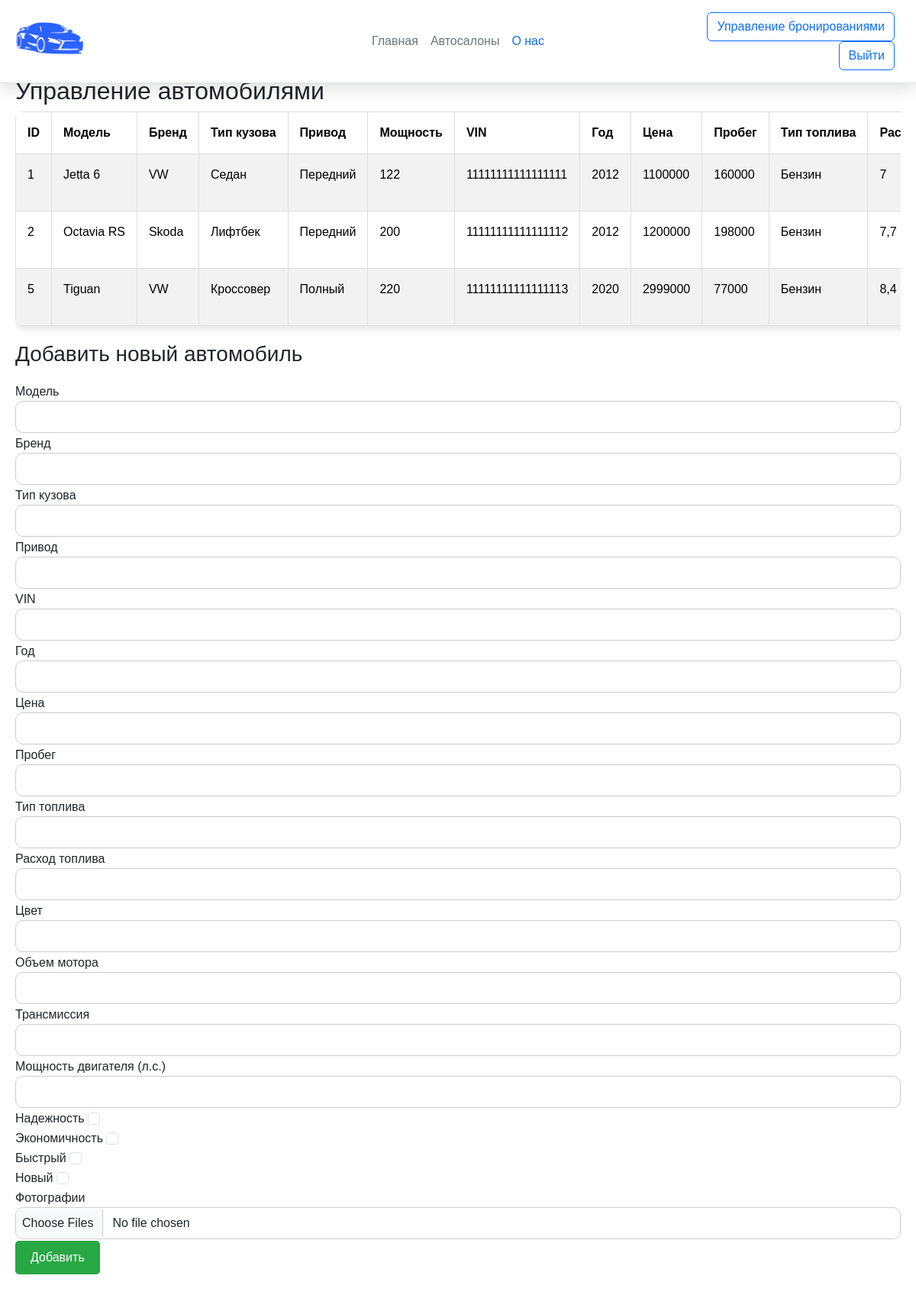
The app's page /car_upr (signed in) with its own data.
### app.py (models this page shows)
class Cars(db.Model):
    id = db.Column(db.Integer, primary_key=True)
    id_salon = db.Column(db.Integer, db.ForeignKey('autosalon.id'), nullable=False)
    model = db.Column(db.String(150), nullable=False)
    brend = db.Column(db.String(150), nullable=False)
    body_type = db.Column(db.String(30),nullable=False)
    drive_type = db.Column(db.String(30),nullable=False)
    VIN = db.Column(db.String(17), nullable=False)
    year = db.Column(db.Integer, nullable=False)
    price = db.Column(db.Integer, nullable=False)
    mileage = db.Column(db.Integer, nullable=False)
    horsepower = db.Column(db.Integer,nullable=False)
    type_fuel = db.Column(db.String(50), nullable=False)
    fuel_consumption = db.Column(db.String(30), nullable=False)
    color = db.Column(db.String(50), nullable=False)
    motor_volume = db.Column(db.String(10), nullable=False)
    transmission = db.Column(db.String(20), nullable=False)
    reliable = db.Column(db.Boolean, nullable=False, default=False)
    economical = db.Column(db.Boolean, nullable=False, default=False)
    for_evening_walk = db.Column(db.Boolean, nullable=False, default=False)
    aesthetic = db.Column(db.Boolean, nullable=False, default=False)
    info = db.Column(db.String(50), nullable = True)

### app.py (the view, shortened to what this page needs)
@app.route('/car_upr', methods=['GET', 'POST'])
def car_upr():
    if 'manager_id' not in session:
        return redirect(url_for('login'))
    manager_id = session['manager_id']
    manager = Manager.query.get(manager_id)
    if not manager:
        return "Менеджер не найден", 404
    cars = Cars.query.filter_by(id_salon=manager.id_salon).filter(Cars.info == None).all()
    return render_template('car_upr.html', cars=cars)

### templates/car_upr.html (shortened to what this page needs)
{%extends 'base.html'%}
{% block content %}
<div class="car-upr-page">
    <h2>Управление автомобилями</h2>
    <div class="table-responsive">
        <table class="table table-bordered table-striped">
            <thead>
                <tr>
                    <th>ID</th>
                    <th>Модель</th>
                    <th>Бренд</th>
                    <th>Тип кузова</th>
                    <th>Привод</th>
                    <th>Мощность</th>
                    <th>VIN</th>
                    <th>Год</th>
                    <th>Цена</th>
                    <th>Пробег</th>
                    <th>Тип топлива</th>
                    <th>Расход</th>
                </tr>
            </thead>
            <tbody>
                {% for car in cars %}
                <tr>
                    <td>{{ car.id }}</td>
                    <td>{{ car.model }}</td>
                    <td>{{ car.brend }}</td>
                    <td>{{ car.body_type }}</td>
                    <td>{{ car.drive_type }}</td>
                    <td>{{ car.horsepower }}</td>
                    <td>{{ car.VIN }}</td>
                    <td>{{ car.year }}</td>
                    <td>{{ car.price }}</td>
                    <td>{{ car.mileage }}</td>
                    <td>{{ car.type_fuel }}</td>
                    <td>{{ car.fuel_consumption }}</td>
                </tr>
                {% endfor %}
            </tbody>
        </table>
    </div>
    <h3>Добавить новый автомобиль</h3>
    <form action="{{ url_for('car_upr') }}" method="post" enctype="multipart/form-data" onsubmit="disableButton(this)">
        <div class="form-group">
            <label for="model">Модель</label>
            <input type="text" class="form-control" id="model" name="model" required>
        </div>
        <div class="form-group">
            <label for="brend">Бренд</label>
            <input type="text" class="form-control" id="brend" name="brend" required>
        </div>
        <div class="form-group">
            <label for="body_type">Тип кузова</label>
            <input type="text" class="form-control" id="body_type" name="body_type" required>
        </div>
        <div class="form-group">
            <label for="drive_type">Привод</label>
            <input type="text" class="form-control" id="drive_type" name="drive_type" required>
        </div>
        <div class="form-group">
            <label for="vin">VIN</label>
            <input type="text" class="form-control" id="vin" name="vin" required>
        </div>
        <div class="form-group">
            <label for="year">Год</label>
            <input type="number" class="form-control" id="year" name="year" required>
        </div>
        <div class="form-group">
            <label for="price">Цена</label>
            <input type="number" class="form-control" id="price" name="price" required>
        </div>
        <div class="form-group">
            <label for="mileage">Пробег</label>
            <input type="number" class="form-control" id="mileage" name="mileage" required>
        </div>
        <div class="form-group">
            <label for="fuel_type">Тип топлива</label>
            <input type="text" class="form-control" id="fuel_type" name="fuel_type" required>
        </div>
        <div class="form-group">
            <label for="fuel_consumption">Расход топлива</label>
            <input type="text" class="form-control" id="fuel_consumption" name="fuel_consumption" required>
        </div>
        <div class="form-group">
            <label for="color">Цвет</label>
            <input type="text" class="form-control" id="color" name="color" required>
        </div>
        <div class="form-group">
            <label for="motor_volume">Объем мотора</label>
            <input type="text" class="form-control" id="motor_volume" name="motor_volume" required>
        </div>
        <div class="form-group">
            <label for="transmission">Трансмиссия</label>
            <input type="text" class="form-control" id="transmission" name="transmission" required>
        </div>
        <div class="form-group">
            <label for="horsepower">Мощность двигателя (л.с.)</label>
            <input type="number" class="form-control" id="horsepower" name="horsepower" required>
        </div>
        <div class="form-group">
            <label for="reliable">Надежность</label>
            <input type="checkbox" class="form-check-input" id="reliable" name="reliable">
        </div>
        <div class="form-group">
            <label for="economical">Экономичность</label>
            <input type="checkbox" class="form-check-input" id="economical" name="economical">
        </div>
        <div class="form-group">
            <label for="for_evening_walk">Быстрый</label>
            <input type="checkbox" class="form-check-input" id="for_evening_walk" name="for_evening_walk">
        </div>
        <div class="form-group">
            <label for="aesthetic">Новый</label>
            <input type="checkbox" class="form-check-input" id="aesthetic" name="aesthetic">
        </div>
        <div class="form-group">
            <label for="images">Фотографии</label>
            <input type="file" class="form-control" id="images" name="images" multiple>
        </div>
        <button type="submit" class="btn btn-success">Добавить</button>
    </form>
</div>
{% endblock %}

### static/css/main.css (style rules this page uses)
body { margin: 0; font-family: 'Montserrat', sans-serif; }
*, *:before, *:after { box-sizing: border-box; }
.table-responsive { overflow-x: auto; max-width: 100%; }
.table-responsive table { width: 100%; border-collapse: collapse; margin-bottom: 20px; box-shadow: 0 4px 8px rgba(0, 0, 0, 0.1); border-radius: 10px; overflow: hidden; }
.table-responsive th, .table-responsive td { padding: 15px; border: 1px solid #ddd; text-align: left; white-space: nowrap; }
.table-responsive th { background-color: #fff; color: #000000; font-weight: bold; }
.table-responsive tr:nth-child(even) { background-color: #f2f2f2; }
.car-upr-page form { margin-top: 20px; }
.car-upr-page .form-group { margin-bottom: 2px; }
.car-upr-page .form-control { width: 100%; padding: 8px; font-size: 16px; border: 1px solid #ccc; border-radius: 10px; }
.car-upr-page .btn-success { padding: 10px 20px; font-size: 16px; color: #fff; background-color: #28a745; border: none; border-radius: 5px; cursor: pointer; transition: background-color 0.3s ease; }

### records on screen
Cars: id "1", model "Jetta 6", brend "VW", body_type "Седан", drive_type "Передний", horsepower "122", VIN "11111111111111111", year "2012", price "1100000", mileage "160000", type_fuel "Бензин", fuel_consumption "7"
Cars: id "2", model "Octavia RS", brend "Skoda", body_type "Лифтбек", drive_type "Передний", horsepower "200", VIN "11111111111111112", year "2012", price "1200000", mileage "198000", type_fuel "Бензин", fuel_consumption "7,7"
Cars: id "5", model "Tiguan", brend "VW", body_type "Кроссовер", drive_type "Полный", horsepower "220", VIN "11111111111111113", year "2020", price "2999000", mileage "77000", type_fuel "Бензин", fuel_consumption "8,4"
